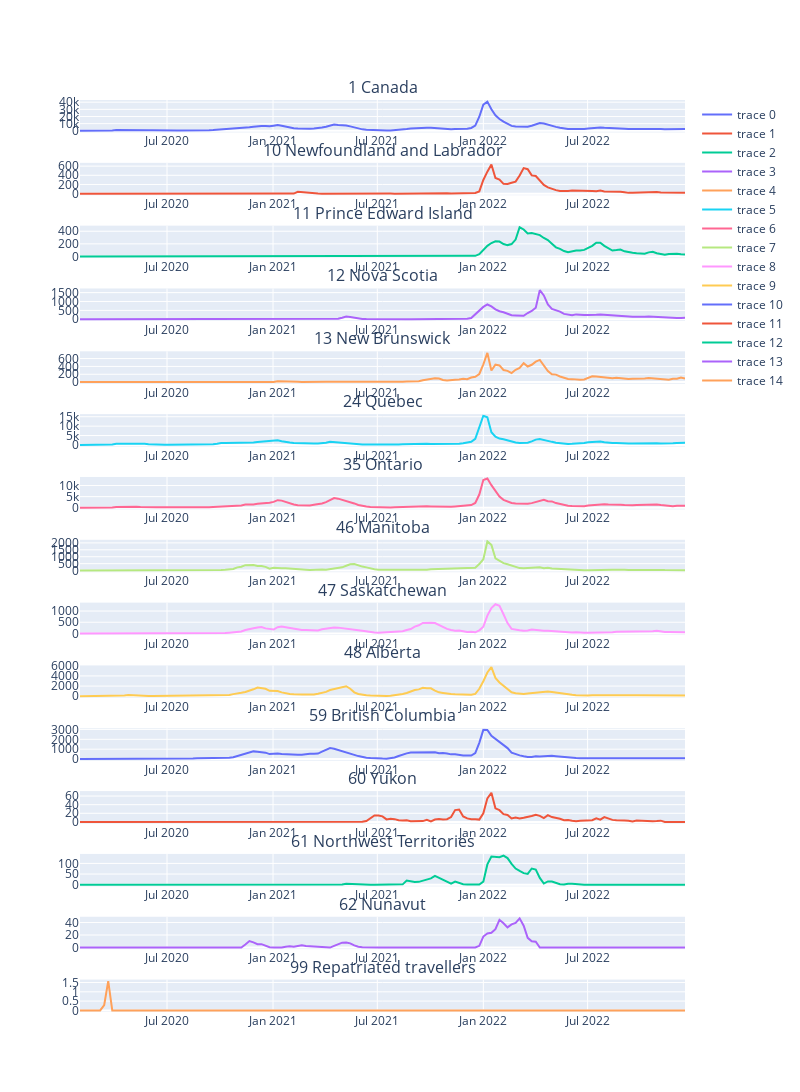

The notebook cell this image was saved under:
### Markdown cell above
Using plotly we can make these plots interactive!

### Code cell
# Make a title list for subplot_titles argument
province_title = [(f"{id} {provinces[id]}") for id in pruid]

# Use plotly's subplot maker to generate subplots
fig = sp.make_subplots(rows = len(provinces), cols = 1, subplot_titles=province_title)

# # For each subplot, generate a plot of numtoday cases by date
for i, id in enumerate(pruid):
    # Select the data by province and generate a lineplot using plotly's graph_objects as go
    fig.add_trace(go.Scatter(x=epi_data[epi_data["pruid"] == id]["date"], y=epi_data[epi_data["pruid"] == id]["avgcases_last7"]), col=1, row=i+1)

# Update layout to fit all graphs
fig.update_layout(height=3200, width=800)
iplot(fig)

### Figure 1 — Plotly figure (JSON) as saved in the notebook; plotly's stock layout.template omitted (floating-point values rounded to 4 significant figures; data arrays with more than 128 entries replaced by an {"elided": "..."} marker saying what was removed)
{"data": [{"type": "scatter", "x": {"elided": "151 str values"}, "xaxis": "x", "y": {"elided": "151 float values"}, "yaxis": "y"}, {"type": "scatter", "x": {"elided": "151 str values"}, "xaxis": "x2", "y": {"elided": "151 float values"}, "yaxis": "y2"}, {"type": "scatter", "x": {"elided": "151 str values"}, "xaxis": "x3", "y": {"elided": "151 float values"}, "yaxis": "y3"}, {"type": "scatter", "x": {"elided": "151 str values"}, "xaxis": "x4", "y": {"elided": "151 float values"}, "yaxis": "y4"}, {"type": "scatter", "x": {"elided": "151 str values"}, "xaxis": "x5", "y": {"elided": "151 float values"}, "yaxis": "y5"}, {"type": "scatter", "x": {"elided": "151 str values"}, "xaxis": "x6", "y": {"elided": "151 float values"}, "yaxis": "y6"}, {"type": "scatter", "x": {"elided": "151 str values"}, "xaxis": "x7", "y": {"elided": "151 float values"}, "yaxis": "y7"}, {"type": "scatter", "x": {"elided": "151 str values"}, "xaxis": "x8", "y": {"elided": "151 float values"}, "yaxis": "y8"}, {"type": "scatter", "x": {"elided": "151 str values"}, "xaxis": "x9", "y": {"elided": "151 float values"}, "yaxis": "y9"}, {"type": "scatter", "x": {"elided": "151 str values"}, "xaxis": "x10", "y": {"elided": "151 float values"}, "yaxis": "y10"}, {"type": "scatter", "x": {"elided": "151 str values"}, "xaxis": "x11", "y": {"elided": "151 float values"}, "yaxis": "y11"}, {"type": "scatter", "x": {"elided": "151 str values"}, "xaxis": "x12", "y": {"elided": "151 float values"}, "yaxis": "y12"}, {"type": "scatter", "x": {"elided": "151 str values"}, "xaxis": "x13", "y": {"elided": "151 float values"}, "yaxis": "y13"}, {"type": "scatter", "x": {"elided": "151 str values"}, "xaxis": "x14", "y": {"elided": "151 float values"}, "yaxis": "y14"}, {"type": "scatter", "x": {"elided": "151 str values"}, "xaxis": "x15", "y": {"elided": "151 float values"}, "yaxis": "y15"}], "layout": {"annotations": [{"font": {"size": 16}, "showarrow": false, "text": "1 Canada", "x": 0.5, "xanchor": "center", "xref": "paper", "y": 1, "yanchor": "bottom", "yref": "paper"}, {"font": {"size": 16}, "showarrow": false, "text": "10 Newfoundland and Labrador", "x": 0.5, "xanchor": "center", "xref": "paper", "y": 0.9311, "yanchor": "bottom", "yref": "paper"}, {"font": {"size": 16}, "showarrow": false, "text": "11 Prince Edward Island", "x": 0.5, "xanchor": "center", "xref": "paper", "y": 0.8622, "yanchor": "bottom", "yref": "paper"}, {"font": {"size": 16}, "showarrow": false, "text": "12 Nova Scotia", "x": 0.5, "xanchor": "center", "xref": "paper", "y": 0.7933, "yanchor": "bottom", "yref": "paper"}, {"font": {"size": 16}, "showarrow": false, "text": "13 New Brunswick", "x": 0.5, "xanchor": "center", "xref": "paper", "y": 0.7244, "yanchor": "bottom", "yref": "paper"}, {"font": {"size": 16}, "showarrow": false, "text": "24 Quebec", "x": 0.5, "xanchor": "center", "xref": "paper", "y": 0.6556, "yanchor": "bottom", "yref": "paper"}, {"font": {"size": 16}, "showarrow": false, "text": "35 Ontario", "x": 0.5, "xanchor": "center", "xref": "paper", "y": 0.5867, "yanchor": "bottom", "yref": "paper"}, {"font": {"size": 16}, "showarrow": false, "text": "46 Manitoba", "x": 0.5, "xanchor": "center", "xref": "paper", "y": 0.5178, "yanchor": "bottom", "yref": "paper"}, {"font": {"size": 16}, "showarrow": false, "text": "47 Saskatchewan", "x": 0.5, "xanchor": "center", "xref": "paper", "y": 0.4489, "yanchor": "bottom", "yref": "paper"}, {"font": {"size": 16}, "showarrow": false, "text": "48 Alberta", "x": 0.5, "xanchor": "center", "xref": "paper", "y": 0.38, "yanchor": "bottom", "yref": "paper"}, {"font": {"size": 16}, "showarrow": false, "text": "59 British Columbia", "x": 0.5, "xanchor": "center", "xref": "paper", "y": 0.3111, "yanchor": "bottom", "yref": "paper"}, {"font": {"size": 16}, "showarrow": false, "text": "60 Yukon", "x": 0.5, "xanchor": "center", "xref": "paper", "y": 0.2422, "yanchor": "bottom", "yref": "paper"}, {"font": {"size": 16}, "showarrow": false, "text": "61 Northwest Territories", "x": 0.5, "xanchor": "center", "xref": "paper", "y": 0.1733, "yanchor": "bottom", "yref": "paper"}, {"font": {"size": 16}, "showarrow": false, "text": "62 Nunavut", "x": 0.5, "xanchor": "center", "xref": "paper", "y": 0.1044, "yanchor": "bottom", "yref": "paper"}, {"font": {"size": 16}, "showarrow": false, "text": "99 Repatriated travellers", "x": 0.5, "xanchor": "center", "xref": "paper", "y": 0.03556, "yanchor": "bottom", "yref": "paper"}], "height": 3200, "width": 800, "xaxis": {"anchor": "y", "domain": [0, 1]}, "xaxis10": {"anchor": "y10", "domain": [0, 1]}, "xaxis11": {"anchor": "y11", "domain": [0, 1]}, "xaxis12": {"anchor": "y12", "domain": [0, 1]}, "xaxis13": {"anchor": "y13", "domain": [0, 1]}, "xaxis14": {"anchor": "y14", "domain": [0, 1]}, "xaxis15": {"anchor": "y15", "domain": [0, 1]}, "xaxis2": {"anchor": "y2", "domain": [0, 1]}, "xaxis3": {"anchor": "y3", "domain": [0, 1]}, "xaxis4": {"anchor": "y4", "domain": [0, 1]}, "xaxis5": {"anchor": "y5", "domain": [0, 1]}, "xaxis6": {"anchor": "y6", "domain": [0, 1]}, "xaxis7": {"anchor": "y7", "domain": [0, 1]}, "xaxis8": {"anchor": "y8", "domain": [0, 1]}, "xaxis9": {"anchor": "y9", "domain": [0, 1]}, "yaxis": {"anchor": "x", "domain": [0.9644, 1]}, "yaxis10": {"anchor": "x10", "domain": [0.3444, 0.38]}, "yaxis11": {"anchor": "x11", "domain": [0.2756, 0.3111]}, "yaxis12": {"anchor": "x12", "domain": [0.2067, 0.2422]}, "yaxis13": {"anchor": "x13", "domain": [0.1378, 0.1733]}, "yaxis14": {"anchor": "x14", "domain": [0.06889, 0.1044]}, "yaxis15": {"anchor": "x15", "domain": [0, 0.03556]}, "yaxis2": {"anchor": "x2", "domain": [0.8956, 0.9311]}, "yaxis3": {"anchor": "x3", "domain": [0.8267, 0.8622]}, "yaxis4": {"anchor": "x4", "domain": [0.7578, 0.7933]}, "yaxis5": {"anchor": "x5", "domain": [0.6889, 0.7244]}, "yaxis6": {"anchor": "x6", "domain": [0.62, 0.6556]}, "yaxis7": {"anchor": "x7", "domain": [0.5511, 0.5867]}, "yaxis8": {"anchor": "x8", "domain": [0.4822, 0.5178]}, "yaxis9": {"anchor": "x9", "domain": [0.4133, 0.4489]}}}
